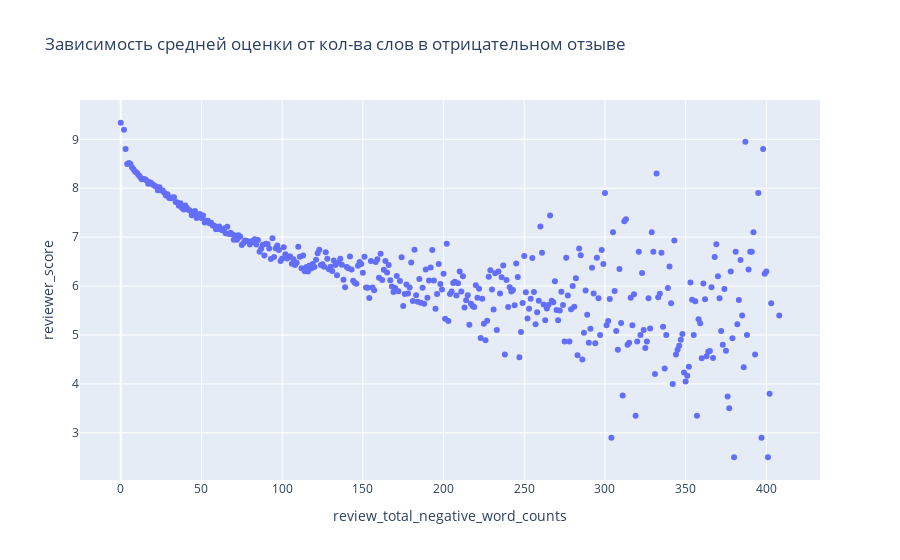
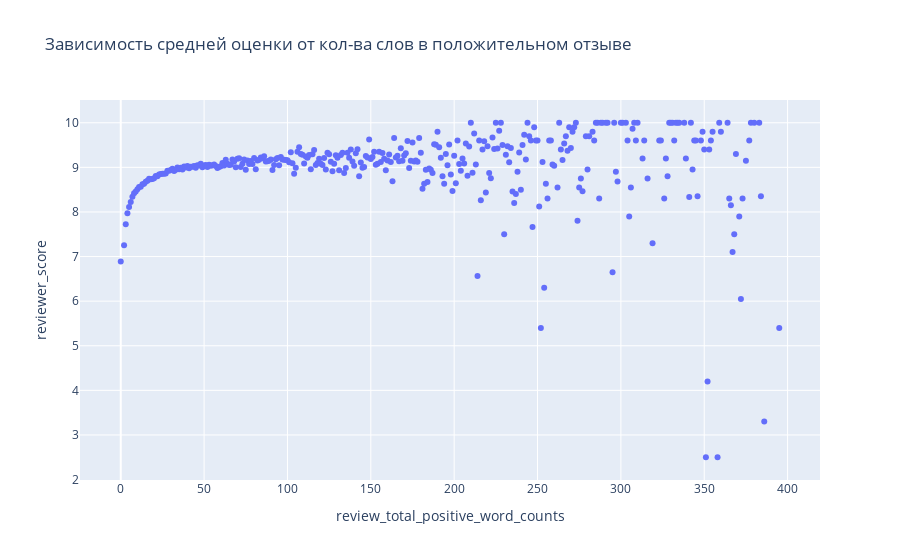

The cell these charts' notebook holds for them, in order:
### Code cell
import plotly
import plotly.express as px

negative_scatter = px.scatter(data_frame = negative_data,
                 x='review_total_negative_word_counts',
                 y='reviewer_score',
                 title='Зависимость средней оценки от кол-ва слов в отрицательном отзыве')

positive_scatter = px.scatter(data_frame = positive_data,
                 x='review_total_positive_word_counts',
                 y='reviewer_score',
                 title='Зависимость средней оценки от кол-ва слов в положительном отзыве')

negative_scatter.show()
positive_scatter.show()

### Figure 1 — Plotly figure (JSON) as saved in the notebook; plotly's stock layout.template omitted (floating-point values rounded to 4 significant figures; data arrays with more than 128 entries replaced by an {"elided": "..."} marker saying what was removed)
{"data": [{"hovertemplate": "review_total_negative_word_counts=%{x}<br>reviewer_score=%{y}<extra></extra>", "legendgroup": "", "marker": {"color": "#636efa", "symbol": "circle"}, "mode": "markers", "name": "", "orientation": "v", "showlegend": false, "type": "scatter", "x": {"elided": "402 int values"}, "xaxis": "x", "y": {"elided": "402 float values"}, "yaxis": "y"}], "layout": {"legend": {"tracegroupgap": 0}, "title": {"text": "Зависимость средней оценки от кол-ва слов в отрицательном отзыве"}, "xaxis": {"anchor": "y", "domain": [0, 1], "title": {"text": "review_total_negative_word_counts"}}, "yaxis": {"anchor": "x", "domain": [0, 1], "title": {"text": "reviewer_score"}}}}

### Figure 2 — Plotly figure (JSON) as saved in the notebook; plotly's stock layout.template omitted (floating-point values rounded to 4 significant figures; data arrays with more than 128 entries replaced by an {"elided": "..."} marker saying what was removed)
{"data": [{"hovertemplate": "review_total_positive_word_counts=%{x}<br>reviewer_score=%{y}<extra></extra>", "legendgroup": "", "marker": {"color": "#636efa", "symbol": "circle"}, "mode": "markers", "name": "", "orientation": "v", "showlegend": false, "type": "scatter", "x": {"elided": "354 int values"}, "xaxis": "x", "y": {"elided": "354 float values"}, "yaxis": "y"}], "layout": {"legend": {"tracegroupgap": 0}, "title": {"text": "Зависимость средней оценки от кол-ва слов в положительном отзыве"}, "xaxis": {"anchor": "y", "domain": [0, 1], "title": {"text": "review_total_positive_word_counts"}}, "yaxis": {"anchor": "x", "domain": [0, 1], "title": {"text": "reviewer_score"}}}}
